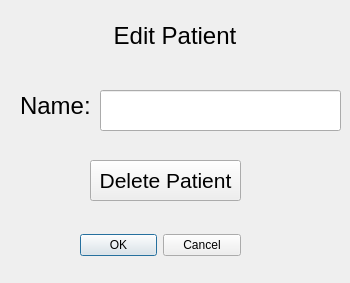
<?xml version="1.0" encoding="UTF-8"?>
<ui version="4.0">
 <class>editPatientDialog</class>
 <widget class="QDialog" name="editPatientDialog">
  <property name="geometry">
   <rect>
    <x>0</x>
    <y>0</y>
    <width>350</width>
    <height>283</height>
   </rect>
  </property>
  <property name="windowTitle">
   <string>Edit Patient</string>
  </property>
  <widget class="QDialogButtonBox" name="buttonBox">
   <property name="geometry">
    <rect>
     <x>80</x>
     <y>220</y>
     <width>161</width>
     <height>51</height>
    </rect>
   </property>
   <property name="orientation">
    <enum>Qt::Horizontal</enum>
   </property>
   <property name="standardButtons">
    <set>QDialogButtonBox::Cancel|QDialogButtonBox::Ok</set>
   </property>
  </widget>
  <widget class="QLabel" name="label">
   <property name="geometry">
    <rect>
     <x>100</x>
     <y>15</y>
     <width>150</width>
     <height>41</height>
    </rect>
   </property>
   <property name="font">
    <font>
     <pointsize>18</pointsize>
    </font>
   </property>
   <property name="text">
    <string>Edit Patient</string>
   </property>
   <property name="alignment">
    <set>Qt::AlignCenter</set>
   </property>
  </widget>
  <widget class="QLabel" name="label_2">
   <property name="geometry">
    <rect>
     <x>20</x>
     <y>90</y>
     <width>71</width>
     <height>31</height>
    </rect>
   </property>
   <property name="font">
    <font>
     <pointsize>18</pointsize>
    </font>
   </property>
   <property name="text">
    <string>Name:</string>
   </property>
  </widget>
  <widget class="QLineEdit" name="nameInput">
   <property name="geometry">
    <rect>
     <x>100</x>
     <y>90</y>
     <width>241</width>
     <height>41</height>
    </rect>
   </property>
   <property name="font">
    <font>
     <pointsize>16</pointsize>
    </font>
   </property>
   <property name="text">
    <string/>
   </property>
  </widget>
  <widget class="QPushButton" name="deleteButton">
   <property name="geometry">
    <rect>
     <x>90</x>
     <y>160</y>
     <width>151</width>
     <height>41</height>
    </rect>
   </property>
   <property name="font">
    <font>
     <pointsize>16</pointsize>
    </font>
   </property>
   <property name="text">
    <string>Delete Patient</string>
   </property>
  </widget>
 </widget>
 <resources/>
 <connections>
  <connection>
   <sender>buttonBox</sender>
   <signal>accepted()</signal>
   <receiver>editPatientDialog</receiver>
   <slot>accept()</slot>
   <hints>
    <hint type="sourcelabel">
     <x>248</x>
     <y>254</y>
    </hint>
    <hint type="destinationlabel">
     <x>157</x>
     <y>274</y>
    </hint>
   </hints>
  </connection>
  <connection>
   <sender>buttonBox</sender>
   <signal>rejected()</signal>
   <receiver>editPatientDialog</receiver>
   <slot>reject()</slot>
   <hints>
    <hint type="sourcelabel">
     <x>316</x>
     <y>260</y>
    </hint>
    <hint type="destinationlabel">
     <x>286</x>
     <y>274</y>
    </hint>
   </hints>
  </connection>
 </connections>
</ui>
